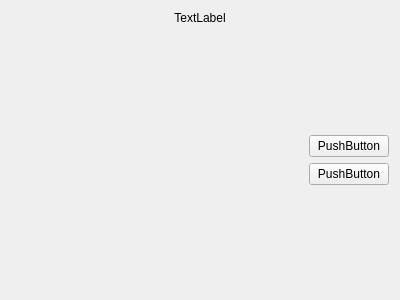
<?xml version="1.0" encoding="UTF-8"?>
<ui version="4.0">
 <class>MainWindow</class>
 <widget class="QMainWindow" name="MainWindow">
  <property name="geometry">
   <rect>
    <x>0</x>
    <y>0</y>
    <width>400</width>
    <height>300</height>
   </rect>
  </property>
  <property name="windowTitle">
   <string>MainWindow</string>
  </property>
  <widget class="QWidget" name="centralWidget">
   <layout class="QGridLayout" name="gridLayout">
    <item row="1" column="0">
     <layout class="QHBoxLayout" name="horizontalLayout" stretch="4,1">
      <item>
       <widget class="QWidget" name="widget" native="true"/>
      </item>
      <item>
       <layout class="QVBoxLayout" name="verticalLayout">
        <item>
         <spacer name="verticalSpacer">
          <property name="orientation">
           <enum>Qt::Vertical</enum>
          </property>
          <property name="sizeHint" stdset="0">
           <size>
            <width>20</width>
            <height>40</height>
           </size>
          </property>
         </spacer>
        </item>
        <item>
         <widget class="QPushButton" name="pushButton">
          <property name="text">
           <string>PushButton</string>
          </property>
         </widget>
        </item>
        <item>
         <widget class="QPushButton" name="pushButton_2">
          <property name="text">
           <string>PushButton</string>
          </property>
         </widget>
        </item>
        <item>
         <spacer name="verticalSpacer_2">
          <property name="orientation">
           <enum>Qt::Vertical</enum>
          </property>
          <property name="sizeHint" stdset="0">
           <size>
            <width>20</width>
            <height>40</height>
           </size>
          </property>
         </spacer>
        </item>
       </layout>
      </item>
     </layout>
    </item>
    <item row="0" column="0">
     <widget class="QLabel" name="label">
      <property name="text">
       <string>TextLabel</string>
      </property>
      <property name="alignment">
       <set>Qt::AlignCenter</set>
      </property>
     </widget>
    </item>
   </layout>
  </widget>
 </widget>
 <layoutdefault spacing="6" margin="11"/>
 <resources/>
 <connections/>
</ui>
